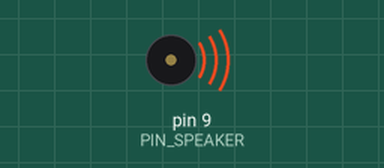
Simulated run of this sketch. Board: Arduino Uno, built with avr-gcc and run on an emulated ATmega328P. On the bench: buzzer (waves = sounding, pin HIGH).

Above: at 0.05 s.
At 2.85 s:
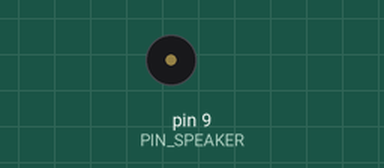
Timing chart, 0 to 3.1 s (numbered marks = the images above):
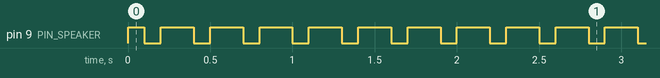

Measured:
- by itself, pin 9 (PIN_SPEAKER): repeats every 0.30 s: LOW 0.10 s, HIGH 0.20 s

The sketch:

tone1.ino
```cpp
int PIN_SPEAKER = 9;


void play(){
    tone(PIN_SPEAKER,500);
    delay(500);   //这里用来根据节拍调节延时，500这个指数可以自己调整，在该音乐中，我发现用500比较合适。
    noTone(PIN_SPEAKER);
}

void play2(){
    tone(PIN_SPEAKER,300);
    delay(500);   //这里用来根据节拍调节延时，500这个指数可以自己调整，在该音乐中，我发现用500比较合适。
    noTone(PIN_SPEAKER);
}

void play3(){
    digitalWrite(PIN_SPEAKER, HIGH);
    delay(100);
    digitalWrite(PIN_SPEAKER, LOW);
    delay(100);
    digitalWrite(PIN_SPEAKER, HIGH);
    delay(100);
    digitalWrite(PIN_SPEAKER, LOW);
}


void setup() {
  Serial.begin(9600); //Open serial connection at 9600 baud
  pinMode(PIN_SPEAKER, OUTPUT);
}

void loop() {
    play3();
}
```
